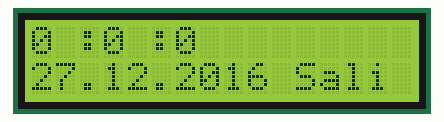
The sketch below on a simulated Arduino Uno, built with avr-gcc and run on an emulated ATmega328P. Parts: 16×2 character LCD.

Above: at 0.1 s.
At 4.4 s:
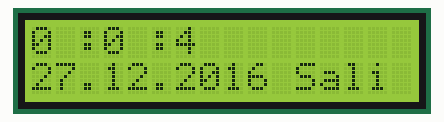
At 9.8 s:
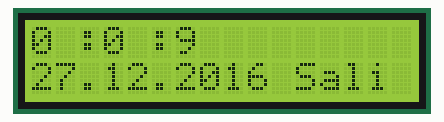
At 19.4 s:
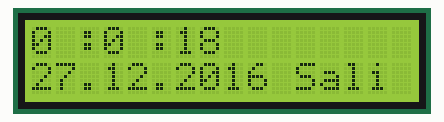
At 29.0 s:
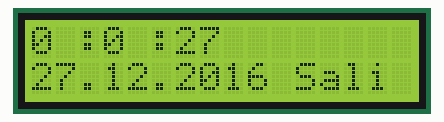
At 38.7 s:
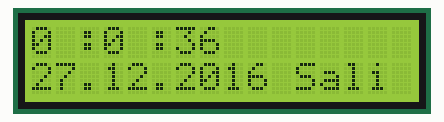

Measured:
- what the display in image 0 shows lasts 1.0 s, from 0.1 s to 1.1 s

The sketch:

deneme_oyun.ino
```cpp
#include <LiquidCrystal.h>
LiquidCrystal lcd(8,9,4,5,6,7);

int deger=0;
int okunan=0;
      #define sag 0
      #define ust 1
      #define alt 2
      #define sol 3
      #define secim 4
      #define yok 5
byte yol[]={0,0,0,0,21,0,0,0};
byte adam[]={0,14,14,4,7,4,10,17};
byte temiz[]={0,0,0,0,0,0,0,0};
int a=0;
int b=0;

void setup() {
  lcd.begin(16,2);
  }

void loop() {
lcd.setCursor(0,1);
lcd.print("27.12.2016 Sali");
for(int saat=0;saat<25;saat++)
{
if(saat==24)
{
  saat=0;
  lcd.setCursor(1,0);
  lcd.print(" ");
}
lcd.setCursor(0,0);
lcd.print(saat);
lcd.setCursor(2,0);
lcd.print(":");

for(int dakika=0;dakika<61;dakika++)
{
if(dakika == 60)
{

  lcd.setCursor(4,0);
  lcd.print(" ");
}

lcd.setCursor(3,0);
lcd.print(dakika);
lcd.setCursor(5,0);delay(5);


lcd.print(":");
for(int saniye=0;saniye<61;saniye++)
{
  if(saniye==60)
  {
    lcd.setCursor(7,0);
    lcd.print(" ");

  }
  lcd.setCursor(6,0);
  lcd.print(saniye);
  delay(70);
   delay(1000);
}
}
}
}

 int tus_oku()
      {
        okunan=analogRead(0);
        if(okunan>1000)return yok;
        if(okunan<50)return sag;
        if(okunan<195)return ust;
        if(okunan<380)return alt;
        if(okunan<555)return sol;
        if(okunan<790)return secim;
        return yok;
      }
```
